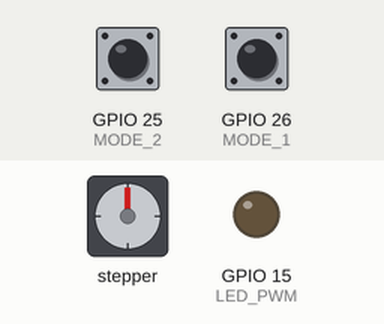
Bench run of a sketch on a simulated ESP32. Shown: stepper motor, output pins drawn as LEDs (lit = HIGH). Inputs (shaded band) come from the test bench; at power-on: GPIO 25 (MODE_2) HIGH, GPIO 26 (MODE_1) HIGH. Stepper angles assume 2048 steps per turn; what the sketch prints to the serial monitor is not drawn.

Above: at 1.2 s.
1.3 s: GPIO 25 (MODE_2) pulled LOW for 0.15 s
At 2.2 s:
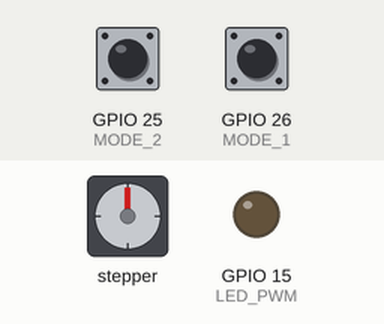
2.9 s: GPIO 26 (MODE_1) pulled LOW for 1 s
At 4.7 s:
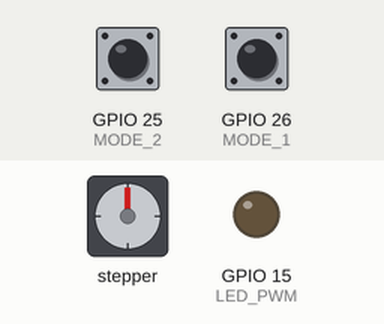
5.9 s: GPIO 25 (MODE_2) pulled LOW for 3.2 s
At 9.8 s:
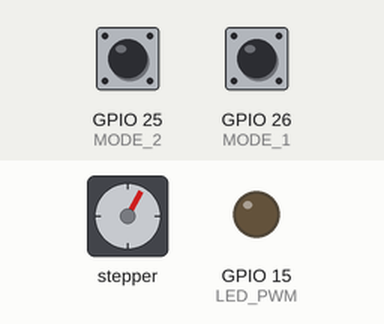
10.6 s: GPIO 26 (MODE_1) pulled LOW for 0.15 s
At 11.7 s:
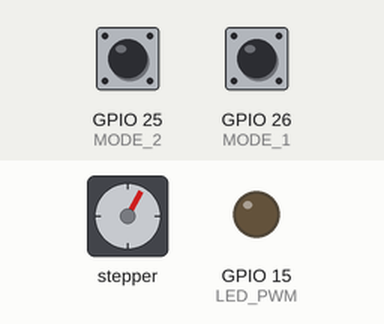
12.2 s: GPIO 25 (MODE_2) pulled LOW for 1 s
At 12.8 s:
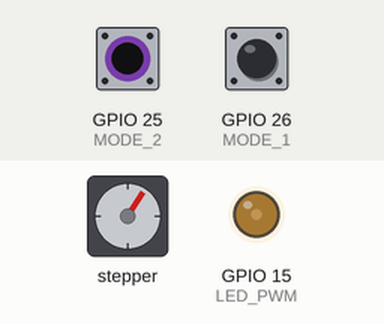
15.2 s: GPIO 25 (MODE_2) pulled LOW for 1 s
At 16.5 s:
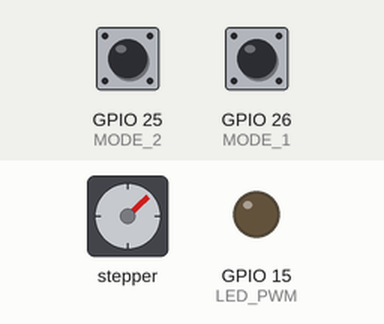
Timing chart, 0 to 18.2 s (numbered marks = the images above; inputs shaded):
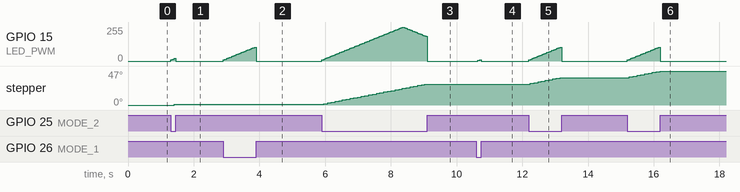

Measured:
- after the input at 2.9 s, GPIO 15 (LED_PWM): rises from 0/255 to 105/255 in 0.95 s, then falls to 0/255 in 0.05 s
- after the input at 5.9 s, GPIO 15 (LED_PWM): rises from 0/255 to 255/255 in 2.5 s, then falls to 0/255 in 0.75 s; stepper: turns 28° clockwise in 3.1 s, starting after 0.06 s
- after the input at 10.6 s, GPIO 15 (LED_PWM): 0/255 → 5/255 after 0.05 s, → 10/255 0.05 s later, → 0/255 0.05 s later

The sketch:

DNA_LAMP.ino
```cpp
#include <Stepper.h>

// PINS
#define MOTOR_IN1 13
#define MOTOR_IN2 12
#define MOTOR_IN3 14
#define MOTOR_IN4 27
#define MODE_1 26
#define MODE_2 25
#define LED_PWM 15


// STEPPER MOTOR SETTINGS
#define MOTOR_STEPS 2048
#define MOTOR_SPEED 10
#define MOTOR_PERIOD 20

// LED'S
#define FADE_AMOUNT 5
#define LED_PERIOD 50
#define LED_PAUSE 8000

// INITIALIZE STEPPER LIBRARY
Stepper myStepper(MOTOR_STEPS, MOTOR_IN1, MOTOR_IN3, MOTOR_IN2, MOTOR_IN4);

// VARIABLES
int brightness = 0;
int fadeAmount = FADE_AMOUNT;
unsigned long ledTime = 0;
const unsigned long ledPeriod = LED_PERIOD;
const unsigned long ledPause = LED_PAUSE;
unsigned long motorTime = 0;
const unsigned long motorPeriod = MOTOR_PERIOD;

void setup() {
  Serial.begin(115200);
  Serial.println("Serial Communication established!");
  myStepper.setSpeed(MOTOR_SPEED);
  pinMode(MODE_1, INPUT_PULLUP);
  pinMode(MODE_2, INPUT_PULLUP);
  pinMode(LED_PWM, OUTPUT);
}

void loop() {
  int modeOne = digitalRead(MODE_1);
  int modeTwo = digitalRead(MODE_2);

  if(modeOne == LOW) {
    dimmLeds();
  }
  if(modeTwo == LOW) {
    dimmLeds();
    rotate();
  }

  if(modeOne == HIGH && modeTwo == HIGH) {
    reset();
  }
}

void dimmLeds() {
    unsigned long current = millis();
    if(current - ledTime >= ledPeriod) {
      ledTime = current;
      brightness = brightness + fadeAmount;
      if (brightness == 0 || brightness == 255) {
        fadeAmount = -fadeAmount;
      }
      analogWrite(LED_PWM, brightness);
    }
}

void rotate() {
  unsigned long current = millis();
  if(current - motorTime >= motorPeriod) {
    motorTime = current;
    myStepper.step(1);
  }
}

void reset() {
  brightness = 5;
  analogWrite(LED_PWM, 0);
  digitalWrite(MOTOR_IN1, 0);
  digitalWrite(MOTOR_IN2, 0);
  digitalWrite(MOTOR_IN3, 0);
  digitalWrite(MOTOR_IN4, 0);
}
```
